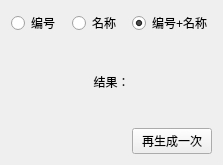
<?xml version="1.0" encoding="UTF-8"?>
<ui version="4.0">
 <class>res</class>
 <widget class="QWidget" name="res">
  <property name="geometry">
   <rect>
    <x>0</x>
    <y>0</y>
    <width>223</width>
    <height>165</height>
   </rect>
  </property>
  <property name="windowTitle">
   <string>Form</string>
  </property>
  <layout class="QGridLayout" name="gridLayout">
   <item row="0" column="1">
    <widget class="QRadioButton" name="radioButton_2">
     <property name="text">
      <string>名称</string>
     </property>
    </widget>
   </item>
   <item row="0" column="2">
    <widget class="QRadioButton" name="radioButton_3">
     <property name="text">
      <string>编号+名称</string>
     </property>
     <property name="checked">
      <bool>true</bool>
     </property>
    </widget>
   </item>
   <item row="0" column="0">
    <widget class="QRadioButton" name="radioButton">
     <property name="text">
      <string>编号</string>
     </property>
    </widget>
   </item>
   <item row="1" column="0" colspan="3">
    <widget class="QLabel" name="label">
     <property name="text">
      <string>结果：</string>
     </property>
     <property name="alignment">
      <set>Qt::AlignCenter</set>
     </property>
    </widget>
   </item>
   <item row="2" column="2">
    <widget class="QPushButton" name="pushButton">
     <property name="text">
      <string>再生成一次</string>
     </property>
    </widget>
   </item>
  </layout>
 </widget>
 <resources/>
 <connections/>
</ui>
